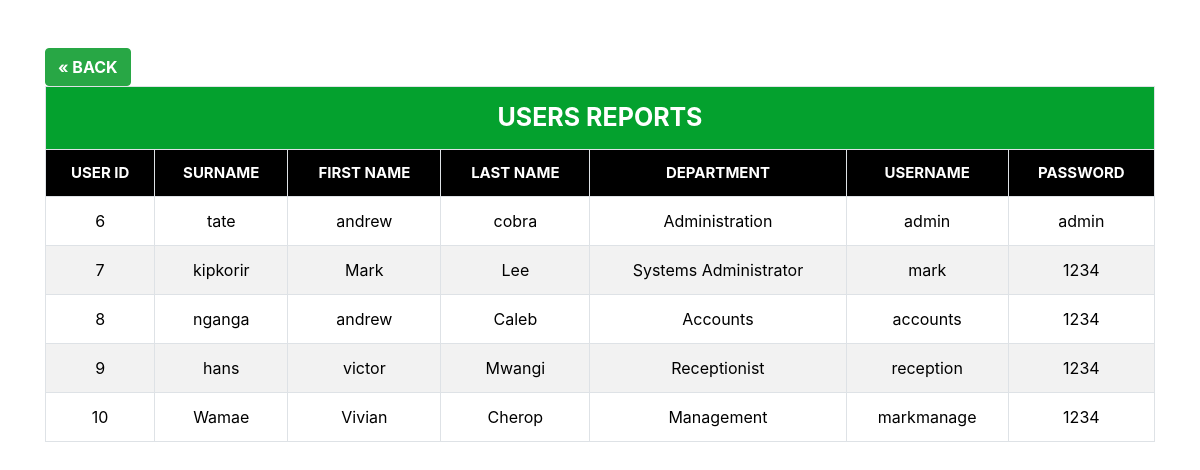
Page /usersReports.php on the committed database.
### tables this page shows
CREATE TABLE `users` (
  `user_id` bigint(20) NOT NULL,
  `surname` varchar(255) NOT NULL,
  `first_name` varchar(255) NOT NULL,
  `last_name` varchar(255) NOT NULL,
  `department` varchar(255) NOT NULL,
  `username` varchar(255) NOT NULL,
  `password` varchar(255) NOT NULL
);

### usersReports.php (the view, shortened to what this page needs)
<!DOCTYPE html>
<html lang="en">
<head>
    <link rel="stylesheet" href="bs/css/bootstrap.css">
    <link rel="stylesheet" href="css/table.css">
</head>
<body>
    <div class="container">
        <br>
        <table class="table table-bordered table-striped table-responsive-sm">
            <div class="row">
                <div class="col-sm-12">
                    <br>
                    <tr>
                    <a href="adminUser.php" class="btn btn-success btn-submit"><b>&laquo; BACK</b></a>
                    <th class="topHeading text-uppercase" colspan="9">
                        Users Reports
                    </th>
                    </tr>
                    <tr>
                        <th>USER ID</th>
                        <th>SURNAME</th>
                        <th>FIRST NAME</th>
                        <th>LAST NAME</th>
                        <th>DEPARTMENT</th>
                        <th>USERNAME</th>
                        <th>PASSWORD</th>
                    </tr>
                    <tr>
                        <?php
                        require_once('dbhr.php');
                        $srpt = "select * from users order by user_id asc";
                        $rslt = $conn->query($srpt);
                        if ($rslt->num_rows > 0) {
                            while ($row = $rslt->fetch_assoc()) {
                        ?>
                    <tr>
                        <td><?php echo $row['user_id']; ?></td>
                        <td><?php echo $row['surname']; ?></td>
                        <td><?php echo $row['first_name']; ?></td>
                        <td><?php echo $row['last_name']; ?></td>
                        <td><?php echo $row['department']; ?></td>
                        <td><?php echo $row['username']; ?></td>
                        <td><?php echo $row['password']; ?></td>
                    </tr>
                </div>
            </div>
    <?php
                            }
                        }
    ?>
</body>
</html>

### css/table.css (style rules this page uses)
th { background-color: rgb(0, 0, 0); color: white; font-size: 15px; }
th,td { text-align: center; }
td { color: rgb(0, 0, 0); }
.topHeading { font-size: 25px; background-color: rgb(4, 161, 46); }

### rows in the picture
users: user_id "6", surname "tate", first_name "andrew", last_name "cobra", department "Administration", username "admin", password "admin"
users: user_id "7", surname "kipkorir", first_name "Mark", last_name "Lee", department "Systems Administrator", username "mark", password "1234"
users: user_id "8", surname "nganga", first_name "andrew", last_name "Caleb", department "Accounts", username "accounts", password "1234"
users: user_id "9", surname "hans", first_name "victor", last_name "Mwangi", department "Receptionist", username "reception", password "1234"
users: user_id "10", surname "Wamae", first_name "Vivian", last_name "Cherop", department "Management", username "markmanage", password "1234"
